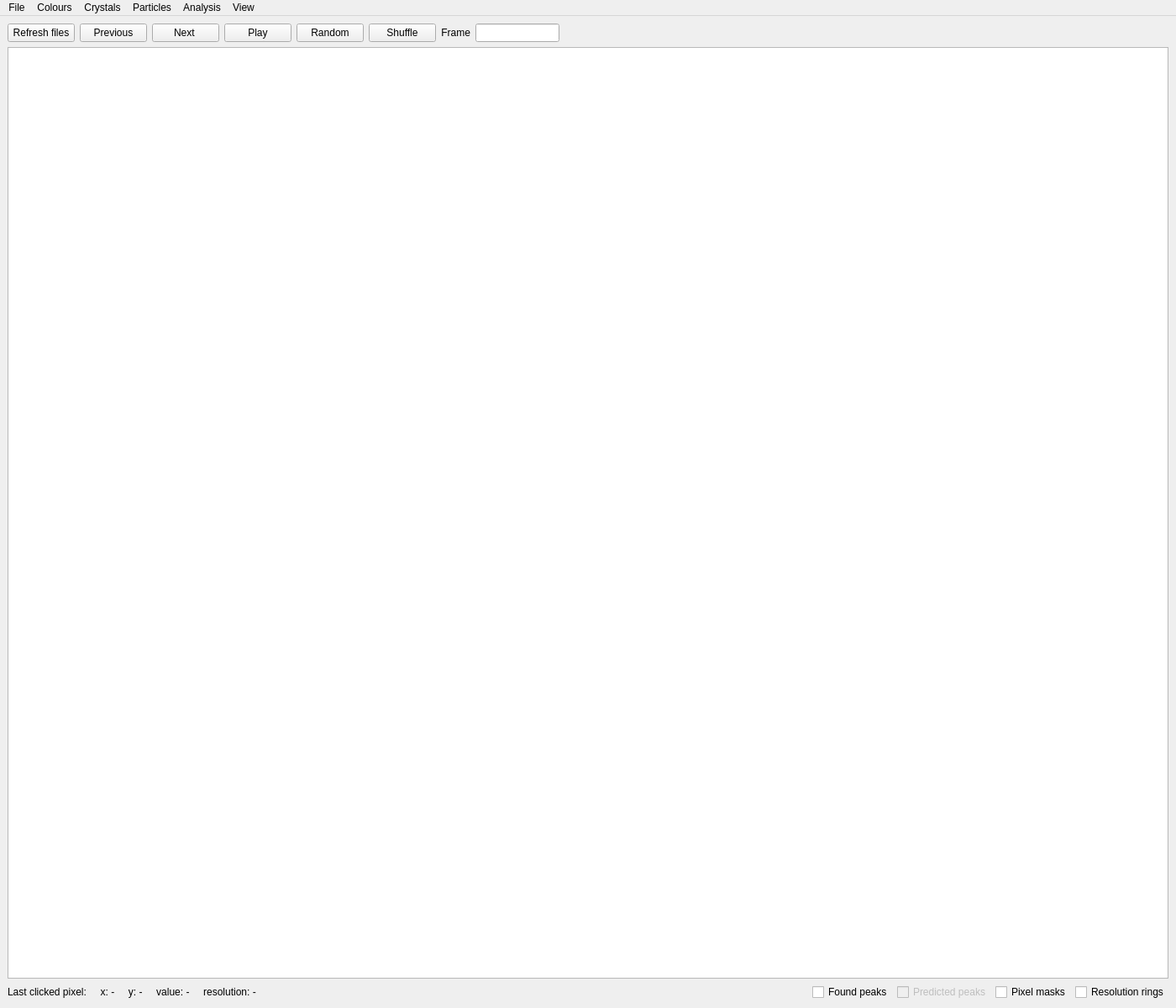
<?xml version="1.0" encoding="UTF-8"?>
<ui version="4.0">
 <class>MainWindow</class>
 <widget class="QMainWindow" name="MainWindow">
  <property name="geometry">
   <rect>
    <x>0</x>
    <y>0</y>
    <width>1400</width>
    <height>1200</height>
   </rect>
  </property>
  <property name="windowTitle">
   <string>MainWindow</string>
  </property>
  <widget class="QWidget" name="centralwidget">
   <layout class="QGridLayout" name="gridLayout">
    <item row="1" column="0">
     <layout class="QVBoxLayout" name="verticalLayout">
      <item>
       <layout class="QHBoxLayout" name="horizontalLayout4"/>
      </item>
      <item>
       <layout class="QHBoxLayout" name="horizontalLayout">
        <property name="sizeConstraint">
         <enum>QLayout::SetFixedSize</enum>
        </property>
        <item>
         <widget class="QPushButton" name="refreshfilesPushButton">
          <property name="sizePolicy">
           <sizepolicy hsizetype="Fixed" vsizetype="Fixed">
            <horstretch>0</horstretch>
            <verstretch>0</verstretch>
           </sizepolicy>
          </property>
          <property name="maximumSize">
           <size>
            <width>100</width>
            <height>32</height>
           </size>
          </property>
          <property name="text">
           <string>Refresh files</string>
          </property>
         </widget>
        </item>
        <item>
         <widget class="QPushButton" name="previousPushButton">
          <property name="sizePolicy">
           <sizepolicy hsizetype="Fixed" vsizetype="Fixed">
            <horstretch>0</horstretch>
            <verstretch>0</verstretch>
           </sizepolicy>
          </property>
          <property name="maximumSize">
           <size>
            <width>100</width>
            <height>16777215</height>
           </size>
          </property>
          <property name="text">
           <string>Previous</string>
          </property>
         </widget>
        </item>
        <item>
         <widget class="QPushButton" name="nextPushButton">
          <property name="sizePolicy">
           <sizepolicy hsizetype="Fixed" vsizetype="Fixed">
            <horstretch>0</horstretch>
            <verstretch>0</verstretch>
           </sizepolicy>
          </property>
          <property name="maximumSize">
           <size>
            <width>100</width>
            <height>16777215</height>
           </size>
          </property>
          <property name="text">
           <string>Next </string>
          </property>
         </widget>
        </item>
        <item>
         <widget class="QPushButton" name="playPushButton">
          <property name="enabled">
           <bool>true</bool>
          </property>
          <property name="sizePolicy">
           <sizepolicy hsizetype="Fixed" vsizetype="Fixed">
            <horstretch>0</horstretch>
            <verstretch>0</verstretch>
           </sizepolicy>
          </property>
          <property name="maximumSize">
           <size>
            <width>100</width>
            <height>16777215</height>
           </size>
          </property>
          <property name="text">
           <string>Play</string>
          </property>
         </widget>
        </item>
        <item>
         <widget class="QPushButton" name="randomPushButton">
          <property name="sizePolicy">
           <sizepolicy hsizetype="Fixed" vsizetype="Fixed">
            <horstretch>0</horstretch>
            <verstretch>0</verstretch>
           </sizepolicy>
          </property>
          <property name="maximumSize">
           <size>
            <width>100</width>
            <height>16777215</height>
           </size>
          </property>
          <property name="text">
           <string>Random</string>
          </property>
         </widget>
        </item>
        <item>
         <widget class="QPushButton" name="shufflePushButton">
          <property name="enabled">
           <bool>true</bool>
          </property>
          <property name="sizePolicy">
           <sizepolicy hsizetype="Fixed" vsizetype="Fixed">
            <horstretch>0</horstretch>
            <verstretch>0</verstretch>
           </sizepolicy>
          </property>
          <property name="maximumSize">
           <size>
            <width>100</width>
            <height>16777215</height>
           </size>
          </property>
          <property name="text">
           <string>Shuffle</string>
          </property>
         </widget>
        </item>
        <item>
         <widget class="QLabel" name="jumpToLabel">
          <property name="sizePolicy">
           <sizepolicy hsizetype="Fixed" vsizetype="Preferred">
            <horstretch>0</horstretch>
            <verstretch>0</verstretch>
           </sizepolicy>
          </property>
          <property name="maximumSize">
           <size>
            <width>100</width>
            <height>16777215</height>
           </size>
          </property>
          <property name="text">
           <string>Frame</string>
          </property>
          <property name="alignment">
           <set>Qt::AlignRight|Qt::AlignTrailing|Qt::AlignVCenter</set>
          </property>
         </widget>
        </item>
        <item>
         <widget class="QLineEdit" name="jumpToLineEdit">
          <property name="sizePolicy">
           <sizepolicy hsizetype="Fixed" vsizetype="Fixed">
            <horstretch>0</horstretch>
            <verstretch>0</verstretch>
           </sizepolicy>
          </property>
          <property name="maximumSize">
           <size>
            <width>100</width>
            <height>16777215</height>
           </size>
          </property>
         </widget>
        </item>
        <item>
         <spacer name="horizontalSpacer">
          <property name="orientation">
           <enum>Qt::Horizontal</enum>
          </property>
          <property name="sizeHint" stdset="0">
           <size>
            <width>40</width>
            <height>20</height>
           </size>
          </property>
         </spacer>
        </item>
       </layout>
      </item>
      <item>
       <widget class="ImageView" name="imageView">
        <property name="enabled">
         <bool>true</bool>
        </property>
       </widget>
      </item>
      <item>
       <layout class="QHBoxLayout" name="horizontalLayout2">
        <item>
         <layout class="QHBoxLayout" name="horizontalLayout3">
          <property name="spacing">
           <number>-1</number>
          </property>
          <item>
           <widget class="QLabel" name="statusBar">
            <property name="sizePolicy">
             <sizepolicy hsizetype="Minimum" vsizetype="Preferred">
              <horstretch>0</horstretch>
              <verstretch>0</verstretch>
             </sizepolicy>
            </property>
            <property name="minimumSize">
             <size>
              <width>500</width>
              <height>0</height>
             </size>
            </property>
            <property name="text">
             <string>Last clicked pixel:     x: -     y: -     value: -     resolution: -</string>
            </property>
           </widget>
          </item>
          <item>
           <spacer name="horizontalSpacer_3">
            <property name="orientation">
             <enum>Qt::Horizontal</enum>
            </property>
            <property name="sizeHint" stdset="0">
             <size>
              <width>40</width>
              <height>20</height>
             </size>
            </property>
           </spacer>
          </item>
          <item>
           <widget class="QCheckBox" name="foundPeaksCheckBox">
            <property name="maximumSize">
             <size>
              <width>150</width>
              <height>16777215</height>
             </size>
            </property>
            <property name="text">
             <string>Found peaks</string>
            </property>
           </widget>
          </item>
          <item>
           <widget class="QCheckBox" name="predictedPeaksCheckBox">
            <property name="enabled">
             <bool>false</bool>
            </property>
            <property name="maximumSize">
             <size>
              <width>150</width>
              <height>16777215</height>
             </size>
            </property>
            <property name="text">
             <string>Predicted peaks</string>
            </property>
           </widget>
          </item>
          <item>
           <widget class="QCheckBox" name="masksCheckBox">
            <property name="enabled">
             <bool>true</bool>
            </property>
            <property name="maximumSize">
             <size>
              <width>150</width>
              <height>16777215</height>
             </size>
            </property>
            <property name="text">
             <string>Pixel masks</string>
            </property>
           </widget>
          </item>
          <item>
           <widget class="QCheckBox" name="resolutionCheckBox">
            <property name="enabled">
             <bool>true</bool>
            </property>
            <property name="maximumSize">
             <size>
              <width>150</width>
              <height>16777215</height>
             </size>
            </property>
            <property name="text">
             <string>Resolution rings</string>
            </property>
           </widget>
          </item>
         </layout>
        </item>
       </layout>
      </item>
     </layout>
    </item>
   </layout>
  </widget>
  <widget class="QMenuBar" name="menuBar">
   <property name="geometry">
    <rect>
     <x>0</x>
     <y>0</y>
     <width>1400</width>
     <height>22</height>
    </rect>
   </property>
   <widget class="QMenu" name="menuFile">
    <property name="title">
     <string>File</string>
    </property>
    <addaction name="actionRefresh_file_list"/>
    <addaction name="actionLoad_geometry"/>
    <addaction name="actionSave_image"/>
    <addaction name="actionSave_data"/>
    <addaction name="separator"/>
    <addaction name="actionQuit"/>
   </widget>
   <widget class="QMenu" name="menuColours">
    <property name="title">
     <string>Colours</string>
    </property>
   </widget>
   <widget class="QMenu" name="menuAnalysis">
    <property name="title">
     <string>Analysis</string>
    </property>
   </widget>
   <widget class="QMenu" name="menuCXI">
    <property name="title">
     <string>Particles</string>
    </property>
    <addaction name="actionDefault_particle_display_settings"/>
   </widget>
   <widget class="QMenu" name="menuCrystals">
    <property name="title">
     <string>Crystals</string>
    </property>
    <addaction name="actionDefault_crystal_display_settings"/>
    <addaction name="actionCircle_Cheetah_peaks"/>
   </widget>
   <widget class="QMenu" name="menuView">
    <property name="title">
     <string>View</string>
    </property>
    <addaction name="actionAutoscale"/>
    <addaction name="actionHistogram_clip"/>
    <addaction name="actionAuto_scale_levels"/>
    <addaction name="menu_view_photonconversion"/>
   </widget>
   <addaction name="menuFile"/>
   <addaction name="menuColours"/>
   <addaction name="menuCrystals"/>
   <addaction name="menuCXI"/>
   <addaction name="menuAnalysis"/>
   <addaction name="menuView"/>
  </widget>
  <action name="actionSave_data">
   <property name="text">
    <string>Save data</string>
   </property>
  </action>
  <action name="actionSave_image">
   <property name="text">
    <string>Save image</string>
   </property>
  </action>
  <action name="actionLoad_geometry">
   <property name="text">
    <string>Load geometry</string>
   </property>
  </action>
  <action name="actionRefresh_file_list">
   <property name="text">
    <string>Refresh file list</string>
   </property>
  </action>
  <action name="actionQuit">
   <property name="text">
    <string>Quit</string>
   </property>
  </action>
  <action name="actionDefault_crystal_display_settings">
   <property name="text">
    <string>Default crystal display settings</string>
   </property>
  </action>
  <action name="actionCircle_Cheetah_peaks">
   <property name="text">
    <string>Circle Cheetah peaks</string>
   </property>
  </action>
  <action name="actionDefault_particle_display_settings">
   <property name="text">
    <string>Default particle display settings</string>
   </property>
  </action>
  <action name="actionHistogram_clip">
   <property name="checkable">
    <bool>true</bool>
   </property>
   <property name="checked">
    <bool>true</bool>
   </property>
   <property name="text">
    <string>Histogram clip</string>
   </property>
  </action>
  <action name="actionAuto_scale_levels">
   <property name="checkable">
    <bool>true</bool>
   </property>
   <property name="checked">
    <bool>true</bool>
   </property>
   <property name="text">
    <string>Lock histogram scale</string>
   </property>
  </action>
  <action name="actionAutoscale">
   <property name="checkable">
    <bool>true</bool>
   </property>
   <property name="checked">
    <bool>true</bool>
   </property>
   <property name="text">
    <string>Auto-scale image</string>
   </property>
  </action>
  <action name="menu_view_photonconversion">
   <property name="text">
    <string>Photon count conversion</string>
   </property>
  </action>
 </widget>
 <customwidgets>
  <customwidget>
   <class>ImageView</class>
   <extends>QGraphicsView</extends>
   <header>pyqtgraph</header>
  </customwidget>
 </customwidgets>
 <resources/>
 <connections/>
</ui>
